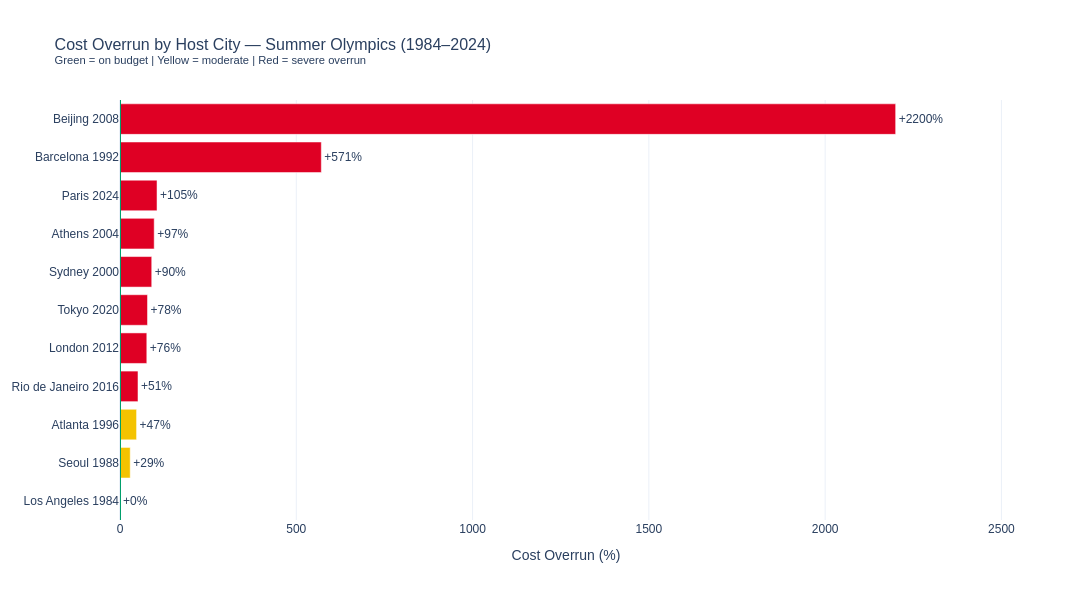

Notebook code cell kept with this figure:
### Markdown cell above
## 4. Cost Overrun Benchmarking

### Code cell
overrun_data = benchmarks_hist.dropna(subset=['Cost_Overrun_pct']).copy()
overrun_data = overrun_data.sort_values('Cost_Overrun_pct', ascending=True)

overrun_data['Color'] = overrun_data['Cost_Overrun_pct'].apply(
    lambda x: OLY['green'] if x == 0 else (OLY['yellow'] if x < 50 else OLY['red'])
)

fig = go.Figure(go.Bar(
    x=overrun_data['Cost_Overrun_pct'],
    y=overrun_data['Label'],
    orientation='h',
    marker_color=overrun_data['Color'],
    text=overrun_data['Cost_Overrun_pct'].apply(lambda x: f'+{x:.0f}%'),
    textposition='outside'
))

fig.update_layout(
    title='Cost Overrun by Host City — Summer Olympics (1984–2024)<br><sup>Green = on budget | Yellow = moderate | Red = severe overrun</sup>',
    xaxis_title='Cost Overrun (%)',
    template='plotly_white', font_family='Arial',
    title_font_size=16, width=1100, height=600,
    xaxis=dict(range=[0, overrun_data['Cost_Overrun_pct'].max() * 1.15])
)

# LA 1984 annotation
fig.add_vline(x=0, line_color=OLY['green'], line_width=2)
fig.write_html(OUT_FIGS / 'city_bar_costOverrun.html')
fig.show()

print(f'Average cost overrun (excl. LA 1984): {overrun_data[overrun_data["Cost_Overrun_pct"]>0]["Cost_Overrun_pct"].mean():.0f}%')
logger.info('Saved cost overrun chart.')

### Figure 1 — Plotly figure (JSON) as saved in the notebook; plotly's stock layout.template omitted (floating-point values rounded to 4 significant figures)
{"data": [{"marker": {"color": ["#009F6B", "#F4C300", "#F4C300", "#DF0024", "#DF0024", "#DF0024", "#DF0024", "#DF0024", "#DF0024", "#DF0024", "#DF0024"]}, "orientation": "h", "text": ["+0%", "+29%", "+47%", "+51%", "+76%", "+78%", "+90%", "+97%", "+105%", "+571%", "+2200%"], "textposition": "outside", "type": "bar", "x": [0.0, 29.0, 47.0, 51.0, 76.0, 78.0, 90.0, 97.0, 105.0, 571.0, 2200.0], "y": ["Los Angeles 1984", "Seoul 1988", "Atlanta 1996", "Rio de Janeiro 2016", "London 2012", "Tokyo 2020", "Sydney 2000", "Athens 2004", "Paris 2024", "Barcelona 1992", "Beijing 2008"]}], "layout": {"font": {"family": "Arial"}, "height": 600, "shapes": [{"line": {"color": "#009F6B", "width": 2}, "type": "line", "x0": 0, "x1": 0, "xref": "x", "y0": 0, "y1": 1, "yref": "y domain"}], "title": {"font": {"size": 16}, "text": "Cost Overrun by Host City — Summer Olympics (1984–2024)<br><sup>Green = on budget | Yellow = moderate | Red = severe overrun</sup>"}, "width": 1100, "xaxis": {"range": [0, 2530.0], "title": {"text": "Cost Overrun (%)"}}}}
